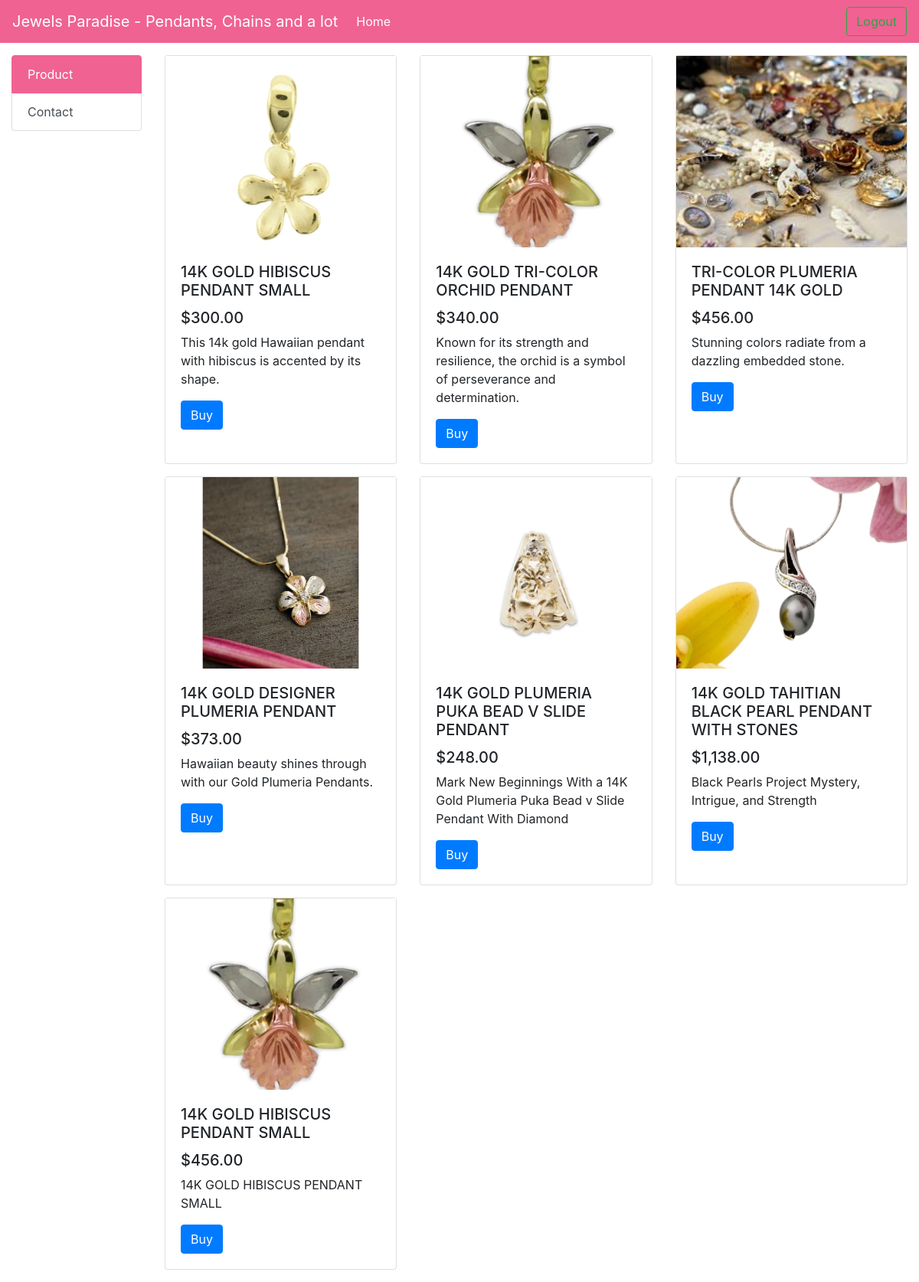
The app's page /home (signed in) with its own data.
### myapp/models.py (models this page shows, shortened)
class Images(models.Model):
    title = models.CharField(max_length=200)
    price = models.CharField(max_length=200)
    desc = models.TextField()
    image = models.ImageField(upload_to='images')
    timestamp = models.DateField()

### myapp/views.py (the view)
# urls.py: 2. Add a URL to urlpatterns:  path('', views.home, name='home')
@login_required(login_url='/')
def home(request):
    image = Images.objects.all()
    return render(request,'home.html',{'image': image})

### myapp/templates/home.html (shortened to what this page needs)
<!doctype html>
<html lang="en">
  <head>
    <link rel="stylesheet" href="https://stackpath.bootstrapcdn.com/bootstrap/4.4.1/css/bootstrap.min.css">
  </head>
  <body>
    {% include 'navbar.html' %}
<div class="container-fluid">
    <div class="row">
        <div class="col-md-2 mt-3">
     <div class="list-group">
        <a href="/" class="list-group-item list-group-item-action active">
          Product
        </a>
        <a href="{% url 'contact' %}" class="list-group-item list-group-item-action">Contact</a>
      </div>
    </div>
    <div class="col-md-10 mt-3">
        <div class="row">
                  {% for product in image %}
                    <div class=" col-md-4 mb-3">
                      <div class="card h-100">
                        <img src="/media/{{ product.image }}"  style="height: 250px;  width: 100%;
                        object-fit: cover;"  alt="...">
                        <div class="card-body">
                            <h5 class="card-title">{{ product.title }}</h5>
                            <h5 class="card-price">{{ product.price }}</h5>
                            <p class="card-text">{{ product.desc }}</p>
                            <button class="btn btn-primary buy-btn"
                                    data-product-title="{{ product.title }}"
                                    data-product-price="{{ product.price }}"
                                    data-product-desc="{{ product.desc }}"
                                    data-product-image="/media/{{ product.image }}">
                                Buy
                            </button>
                        </div>
                      </div>
                    </div>
                    {% endfor %}
          </div>
        </div>
    </div>
</div>
 </body>
</html>

### myapp/templates/navbar.html (shortened to what this page needs)
<nav class="navbar navbar-expand-lg bg navbar-dark">
    <a class="navbar-brand" href="/">Jewels Paradise - Pendants, Chains and a lot</a>
    <div class="collapse navbar-collapse" id="navbarSupportedContent">
      <ul class="navbar-nav mr-auto">
        <li class="nav-item active">
          <a class="nav-link" href="/">Home <span class="sr-only">(current)</span></a>
        </li>
      </ul>
       <form >
        <a  href="{% url 'handlelogout' %}" class="btn btn-outline-success my-2 my-sm-0" type="submit">Logout</a>
    </div>
  </nav>

### myapp/templates/home.html (style rules this page uses)
.bg { background-color: #f06292! important; }
.list-group-item.active { background-color: #f06292! important; border-color: #f06292! important; }

### records on screen
Images: image (picture), title "14K GOLD HIBISCUS PENDANT SMALL", price "$300.00", desc "This 14k gold Hawaiian pendant with hibiscus is accented by its shape."
Images: image (picture), title "14K GOLD TRI-COLOR ORCHID PENDANT", price "$340.00", desc "Known for its strength and resilience, the orchid is a symbol of perseverance and determination."
Images: image (picture), title "TRI-COLOR PLUMERIA PENDANT 14K GOLD", price "$456.00", desc "Stunning colors radiate from a dazzling embedded stone."
Images: image (picture), title "14K GOLD DESIGNER PLUMERIA PENDANT", price "$373.00", desc "Hawaiian beauty shines through with our Gold Plumeria Pendants."
Images: image (picture), title "14K GOLD PLUMERIA PUKA BEAD V SLIDE PENDANT", price "$248.00", desc "Mark New Beginnings With a 14K Gold Plumeria Puka Bead v Slide Pendant With Diamond"
Images: image (picture), title "14K GOLD TAHITIAN BLACK PEARL PENDANT WITH STONES", price "$1,138.00", desc "Black Pearls Project Mystery, Intrigue, and Strength"
Images: image (picture), title "14K GOLD HIBISCUS PENDANT SMALL", price "$456.00", desc "14K GOLD HIBISCUS PENDANT SMALL"
